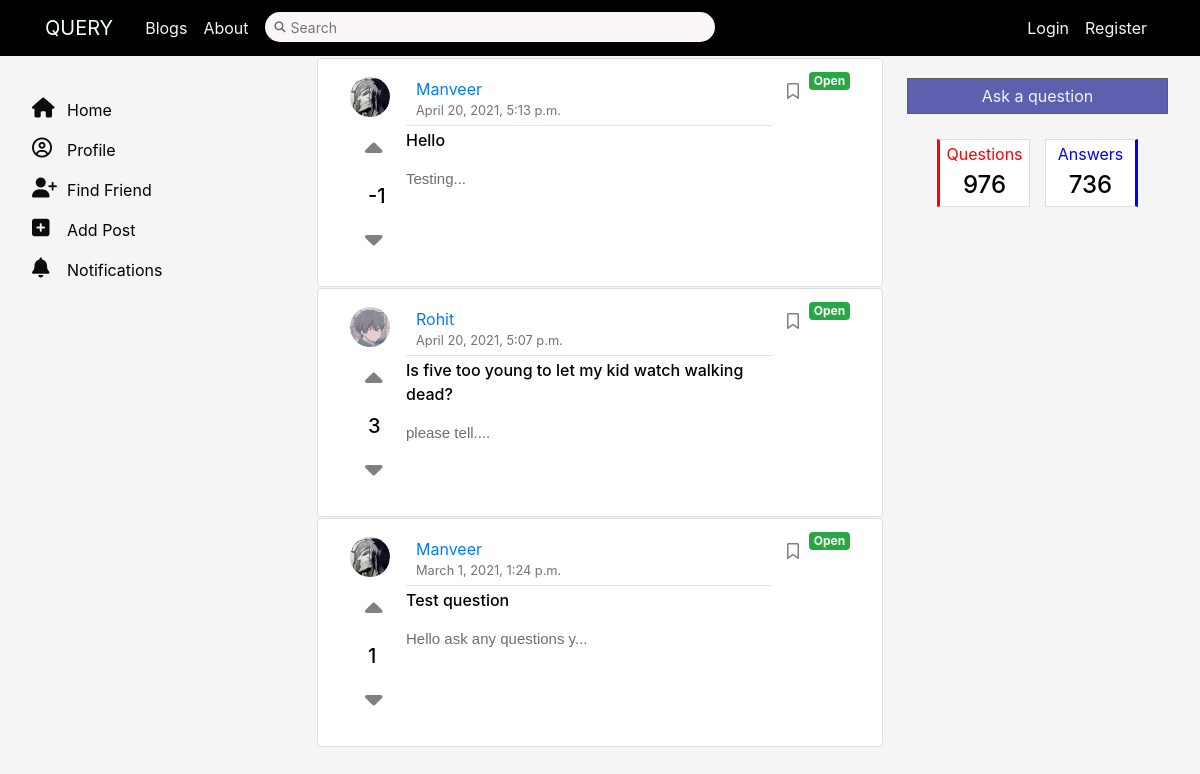
The page /Query/ on the database as committed earlier.
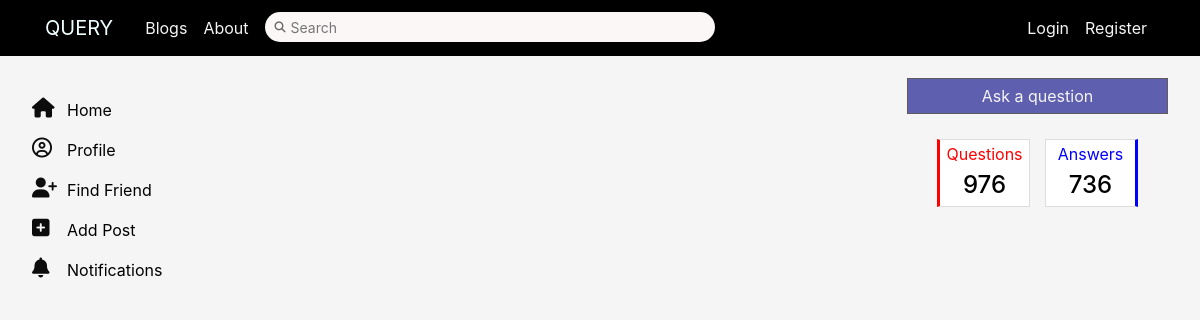
The same page on the database as committed later.
### quesans/models.py (models this page shows, shortened)
class Question(models.Model):
    title = models.CharField(max_length=100)
    desc = HTMLField('desc')
    author=models.ForeignKey(User,on_delete=models.CASCADE,default=None)
    created_on = models.DateTimeField(auto_now=True)
    qupvote = models.ManyToManyField(User,related_name = 'q_upvote')
    qdownvote = models.ManyToManyField(User,related_name = 'q_downvote')
    bookmarked = models.ManyToManyField(User,related_name = 'bookmarked')
    answered = models.BooleanField(default=False)
    slug=models.SlugField()
    def snippet(self):
        return self.desc[:25]+"...<p>"

### users/models.py (models this page shows, shortened)
class Profile(models.Model):
    user = models.OneToOneField(User, on_delete=models.CASCADE)
    image = models.ImageField(default='default.jpg', upload_to='profile_pics')
    bio = models.TextField(default="No Bio")
    room = models.IntegerField(default=43)
    block = models.CharField(default="B2", max_length=100)
    programme = models.CharField(default='B.Tech', max_length=15)
    branch = models.CharField(default='CSE', max_length=15)
    face = models.ImageField(blank=True, upload_to='faces')
    face_encode = encrypt(models.TextField(blank=True))
    two_factor = models.BooleanField(default=False)
    following = models.ManyToManyField(
        User, related_name='following')
    follow_request = models.ManyToManyField(
        User, related_name='requests')
    dob = models.DateField(blank=True, null=True)

### quesans/views.py (the view)
# urls.py: path('',views.QuestionListView.as_view(),name='clist'),
class QuestionListView(ListView):
    model = Question
    template_name = 'quesans/listall.html'
    context_object_name = 'questions'
    ordering = ['answered','-created_on']
    def get_context_data(self, **kwargs):
        context = super().get_context_data(**kwargs)
        try:
            uplst = []
            downlst = []
            booklst = []
            for question in Question.objects.all():
                if question.qupvote.filter(id=self.request.user.id).exists():
                    uplst.append(question)
                if question.qdownvote.filter(id=self.request.user.id).exists():
                    downlst.append(question)
                if question.bookmarked.filter(id=self.request.user.id).exists():
                    booklst.append(question)
            context['uplst'] = uplst
            context['downlst'] = downlst
            context['booklst']= booklst
            return context
        except:
            return None

### quesans/templates/quesans/listall.html (shortened to what this page needs)
{% extends 'quesans/base_layout.html' %}
{% load mathfilters %}
{% block content %}
    {% for question in questions %}
    <article class="media content-section">
        <div class="ques-vote" style="display: flex; flex-direction: column;">
            <img class="rounded-circle article-img" src="{{question.author.profile.image.url }}" width='50' height='50' >
            <form action="{% url 'quesans:ques-voteup' %}" method="POST" style="display: inline-block;" class="upvote-form" id="{{ question.id }}">
                <button type="submit" class="btn mt-1 upvote-btn{{ question.id }}" name="question_id" value="{{ question.id }}" style="background-color: transparent;">
                {% if question in uplst %}
                <i class="fas fa-caret-up upvoted" style="font-size: 28px; margin-left: 5px; margin-top: 10px;color:black"></i>
                {% else %}
                <i class="fas fa-caret-up upvote" style="font-size: 28px; margin-left: 5px; margin-top: 10px;color:grey"></i>
                {% endif %}
                </button>
            </form>
            <h5 class="vote-count{{question.id}}" style="margin-left: 18px;">{{question.qupvote.count|sub:question.qdownvote.count}}</h5>
            <form class="downvote-form" action="{% url 'quesans:ques-votedown' %}" method="POST" style="display: inline-block;" id="{{question.id}}">
                <button type="submit" class="btn mt-1 downvote-btn{{question.id}}" name="question_id" value="{{ question.id }}" style="background-color: transparent;">
                {% if question in downlst %}
                <i class="fas fa-caret-down downvoted" style="font-size: 28px; margin-left: 5px;color:black"></i>
                {% else %}
                <i class="fas fa-caret-down downvote" style="font-size: 28px; margin-left: 5px;color:grey"></i>
                {% endif %}
                </button>
            </form>
        </div>
        <div class="media-body">
        <div class="article-metadata">
            <a class="mr-2" href="{% url 'profile-page' question.author.id %}">{{question.author}}</a>
            <small class="text-muted">{{question.created_on}}</small>
        </div>
        <p><a class="article-title" href="{% url 'quesans:qthread' question.slug %}">{{ question.title }}</a></p>
        <p class="question-description">{{ question.snippet|safe }}</p>
        </div>
        <form class="bookmark-form" action="{% url 'quesans:ques-bookmark' question.slug %}" method="POST" style="display: inline-block;" id="{{question.id}}">
            <button type="submit" class="btn mt-1 bookmark-btn{{question.id}}" name="question_id" value="{{ question.id }}" style="background-color: transparent;">
            {% if question in booklst %}
            <i class="fas fa-bookmark bookmarked" style="font-size: 16px; margin-left: 5px;color:black"></i>
            {% else %}
            <i class="far fa-bookmark bookmark" style="font-size: 16px; margin-left: 5px;color:grey"></i>
            {% endif %}
            </button>
        </form>
        {% if question.answered %}
        <span class="badge badge-danger">Closed</span>
        {% else %}
        <span class="badge badge-success">Open</span>
        {% endif %}
    </article>
    {% endfor %}
{% endblock %}

Rows that differ between the two databases and show on the page:
removed Question: author.profile.image (placeholder picture), qupvote.count|sub "-1", author "Manveer", created_on "April 20, 2021, 5:13 p.m.", title "Hello", snippet "Testing...", answered "Open"
removed Question: author.profile.image (picture), qupvote.count|sub "3", author "Rohit", created_on "April 20, 2021, 5:07 p.m.", title "Is five too young to let my kid watch walking dead?", snippet "please tell....", answered "Open"
removed Question: author.profile.image (placeholder picture), qupvote.count|sub "1", author "Manveer", created_on "March 1, 2021, 1:24 p.m.", title "Test question", snippet "Hello ask any questions y...", answered "Open"
